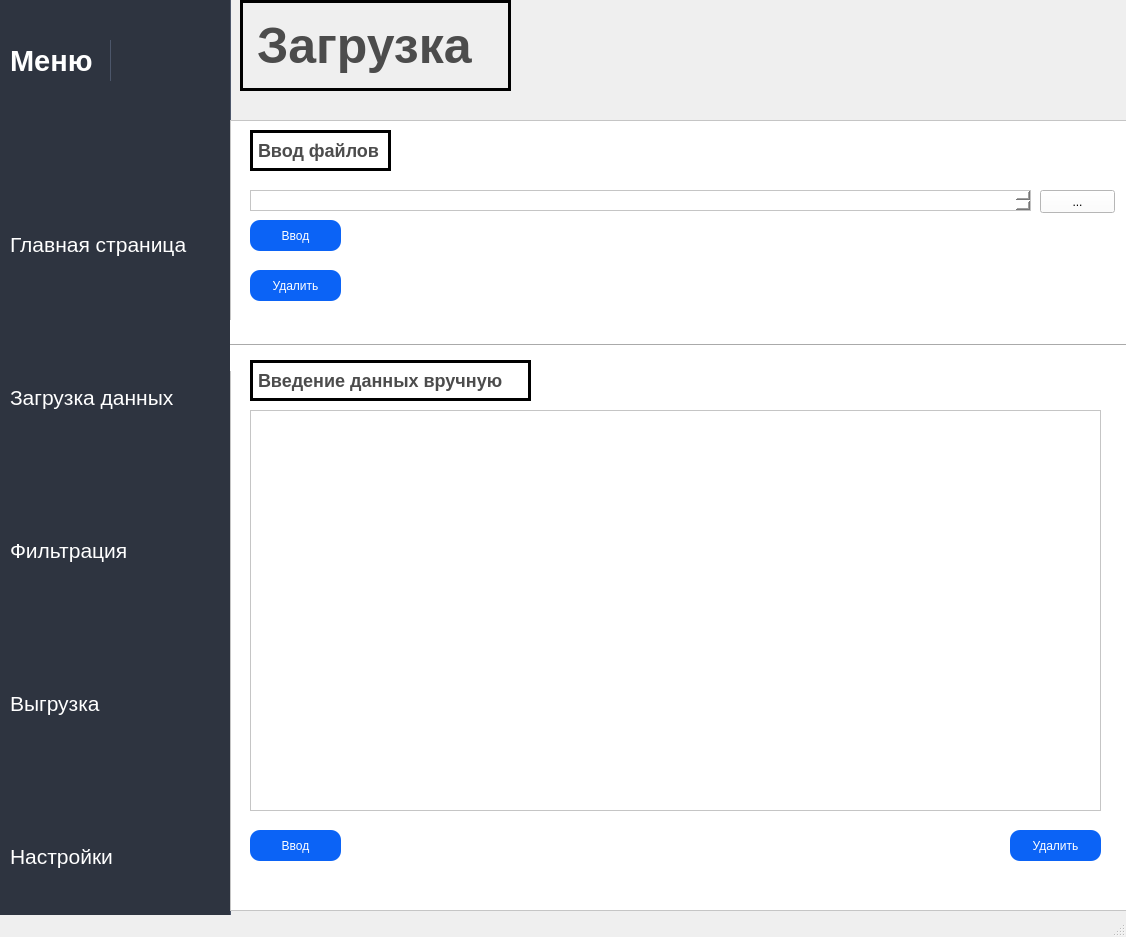
<?xml version="1.0" encoding="UTF-8"?>
<ui version="4.0">
 <class>MainWindow</class>
 <widget class="QMainWindow" name="MainWindow">
  <property name="geometry">
   <rect>
    <x>0</x>
    <y>0</y>
    <width>1126</width>
    <height>937</height>
   </rect>
  </property>
  <property name="windowTitle">
   <string>EyeSec</string>
  </property>
  <widget class="QWidget" name="centralwidget">
   <widget class="QFrame" name="frame">
    <property name="geometry">
     <rect>
      <x>0</x>
      <y>0</y>
      <width>231</width>
      <height>941</height>
     </rect>
    </property>
    <property name="layoutDirection">
     <enum>Qt::LeftToRight</enum>
    </property>
    <property name="styleSheet">
     <string notr="true">background-color: #2E3440;
border-right: 1px solid #4C566A;</string>
    </property>
    <property name="frameShape">
     <enum>QFrame::NoFrame</enum>
    </property>
    <widget class="QWidget" name="verticalLayoutWidget">
     <property name="geometry">
      <rect>
       <x>0</x>
       <y>120</y>
       <width>231</width>
       <height>861</height>
      </rect>
     </property>
     <layout class="QVBoxLayout" name="verticalLayout_2">
      <item>
       <widget class="QPushButton" name="pushButton_3">
        <property name="font">
         <font>
          <pointsize>16</pointsize>
         </font>
        </property>
        <property name="styleSheet">
         <string notr="true">QPushButton {
    text-align: left;
    padding: 10px;
    color: white;
    background-color: transparent;
    border: none;
}
QPushButton:hover {
    background-color: #4C566A;
}</string>
        </property>
        <property name="text">
         <string>Главная страница</string>
        </property>
       </widget>
      </item>
      <item>
       <widget class="QPushButton" name="pushButton_6">
        <property name="font">
         <font>
          <pointsize>16</pointsize>
         </font>
        </property>
        <property name="styleSheet">
         <string notr="true">QPushButton {
    text-align: left;
    padding: 10px;
    color: white;
    background-color: transparent;
    border: none;
}
QPushButton:hover {
    background-color: #4C566A;
}</string>
        </property>
        <property name="text">
         <string>Загрузка данных</string>
        </property>
       </widget>
      </item>
      <item>
       <widget class="QPushButton" name="pushButton_5">
        <property name="font">
         <font>
          <pointsize>16</pointsize>
         </font>
        </property>
        <property name="styleSheet">
         <string notr="true">QPushButton {
    text-align: left;
    padding: 10px;
    color: white;
    background-color: transparent;
    border: none;
}
QPushButton:hover {
    background-color: #4C566A;
}</string>
        </property>
        <property name="text">
         <string>Фильтрация</string>
        </property>
       </widget>
      </item>
      <item>
       <widget class="QPushButton" name="pushButton_4">
        <property name="font">
         <font>
          <pointsize>16</pointsize>
         </font>
        </property>
        <property name="styleSheet">
         <string notr="true">QPushButton {
    text-align: left;
    padding: 10px;
    color: white;
    background-color: transparent;
    border: none;
}
QPushButton:hover {
    background-color: #4C566A;
}</string>
        </property>
        <property name="text">
         <string>Выгрузка</string>
        </property>
       </widget>
      </item>
      <item>
       <widget class="QPushButton" name="pushButton_2">
        <property name="font">
         <font>
          <pointsize>16</pointsize>
         </font>
        </property>
        <property name="styleSheet">
         <string notr="true">QPushButton {
    text-align: left;
    padding: 10px;
    color: white;
    background-color: transparent;
    border: none;
}
QPushButton:hover {
    background-color: #4C566A;
}</string>
        </property>
        <property name="text">
         <string>Настройки</string>
        </property>
       </widget>
      </item>
     </layout>
    </widget>
    <widget class="QLabel" name="label_4">
     <property name="geometry">
      <rect>
       <x>10</x>
       <y>40</y>
       <width>101</width>
       <height>41</height>
      </rect>
     </property>
     <property name="font">
      <font>
       <family>Tahoma</family>
       <pointsize>22</pointsize>
       <weight>75</weight>
       <bold>true</bold>
      </font>
     </property>
     <property name="styleSheet">
      <string notr="true">color: rgb(255, 255, 255);
background-color: rgb(46, 52, 64);</string>
     </property>
     <property name="text">
      <string>Меню</string>
     </property>
    </widget>
   </widget>
   <widget class="QLabel" name="label">
    <property name="geometry">
     <rect>
      <x>240</x>
      <y>0</y>
      <width>271</width>
      <height>91</height>
     </rect>
    </property>
    <property name="styleSheet">
     <string notr="true">font-size: 50px;
font-weight: bold;
background: linear-gradient(45deg, #a855f7, #7c3aed);
color: rgb(76, 76, 76);
border: 3px solid black;</string>
    </property>
    <property name="text">
     <string>Загрузка</string>
    </property>
   </widget>
   <widget class="QFrame" name="frame_2">
    <property name="geometry">
     <rect>
      <x>230</x>
      <y>120</y>
      <width>1161</width>
      <height>791</height>
     </rect>
    </property>
    <property name="styleSheet">
     <string notr="true">background-color: rgb(255, 255, 255);</string>
    </property>
    <property name="frameShape">
     <enum>QFrame::StyledPanel</enum>
    </property>
    <property name="frameShadow">
     <enum>QFrame::Raised</enum>
    </property>
    <widget class="QTextEdit" name="textEdit">
     <property name="geometry">
      <rect>
       <x>20</x>
       <y>70</y>
       <width>781</width>
       <height>21</height>
      </rect>
     </property>
    </widget>
    <widget class="QPushButton" name="pushButton">
     <property name="geometry">
      <rect>
       <x>810</x>
       <y>70</y>
       <width>75</width>
       <height>23</height>
      </rect>
     </property>
     <property name="text">
      <string>...</string>
     </property>
    </widget>
    <widget class="Line" name="line">
     <property name="geometry">
      <rect>
       <x>-40</x>
       <y>200</y>
       <width>1221</width>
       <height>51</height>
      </rect>
     </property>
     <property name="orientation">
      <enum>Qt::Horizontal</enum>
     </property>
    </widget>
    <widget class="QLabel" name="label_2">
     <property name="geometry">
      <rect>
       <x>20</x>
       <y>10</y>
       <width>141</width>
       <height>41</height>
      </rect>
     </property>
     <property name="styleSheet">
      <string notr="true">font-size: 18px;
font-weight: bold;
background: linear-gradient(45deg, #a855f7, #7c3aed);
color: rgb(76, 76, 76);
border: 3px solid black;</string>
     </property>
     <property name="text">
      <string>Ввод файлов</string>
     </property>
    </widget>
    <widget class="QPushButton" name="pushButton_7">
     <property name="geometry">
      <rect>
       <x>20</x>
       <y>100</y>
       <width>91</width>
       <height>31</height>
      </rect>
     </property>
     <property name="styleSheet">
      <string notr="true">QPushButton {
    border-radius: 10px;
    color: white;
    transition: all 200ms linear;
    background: #0B63F6;
    position: relative;
}

QPushButton:hover {
    box-shadow: 2px 2px white, 4px 4px #FC63B5;
    margin-top: -4px;
    margin-left: -4px;
}</string>
     </property>
     <property name="text">
      <string>Ввод</string>
     </property>
    </widget>
    <widget class="QPushButton" name="pushButton_8">
     <property name="geometry">
      <rect>
       <x>20</x>
       <y>150</y>
       <width>91</width>
       <height>31</height>
      </rect>
     </property>
     <property name="styleSheet">
      <string notr="true">QPushButton {
    border-radius: 10px;
    color: white;
    transition: all 200ms linear;
    background: #0B63F6;
    position: relative;
}

QPushButton:hover {
    box-shadow: 2px 2px white, 4px 4px #FC63B5;
    margin-top: -4px;
    margin-left: -4px;
}</string>
     </property>
     <property name="text">
      <string>Удалить</string>
     </property>
    </widget>
    <widget class="QTextBrowser" name="textBrowser">
     <property name="geometry">
      <rect>
       <x>20</x>
       <y>290</y>
       <width>851</width>
       <height>401</height>
      </rect>
     </property>
    </widget>
    <widget class="QLabel" name="label_3">
     <property name="geometry">
      <rect>
       <x>20</x>
       <y>240</y>
       <width>281</width>
       <height>41</height>
      </rect>
     </property>
     <property name="styleSheet">
      <string notr="true">font-size: 18px;
font-weight: bold;
background: linear-gradient(45deg, #a855f7, #7c3aed);
color: rgb(76, 76, 76);
border: 3px solid black;</string>
     </property>
     <property name="text">
      <string>Введение данных вручную</string>
     </property>
    </widget>
    <widget class="QPushButton" name="pushButton_9">
     <property name="geometry">
      <rect>
       <x>20</x>
       <y>710</y>
       <width>91</width>
       <height>31</height>
      </rect>
     </property>
     <property name="styleSheet">
      <string notr="true">QPushButton {
    border-radius: 10px;
    color: white;
    transition: all 200ms linear;
    background: #0B63F6;
    position: relative;
}

QPushButton:hover {
    box-shadow: 2px 2px white, 4px 4px #FC63B5;
    margin-top: -4px;
    margin-left: -4px;
}</string>
     </property>
     <property name="text">
      <string>Ввод</string>
     </property>
    </widget>
    <widget class="QPushButton" name="pushButton_10">
     <property name="geometry">
      <rect>
       <x>780</x>
       <y>710</y>
       <width>91</width>
       <height>31</height>
      </rect>
     </property>
     <property name="styleSheet">
      <string notr="true">QPushButton {
    border-radius: 10px;
    color: white;
    transition: all 200ms linear;
    background: #0B63F6;
    position: relative;
}

QPushButton:hover {
    box-shadow: 2px 2px white, 4px 4px #FC63B5;
    margin-top: -4px;
    margin-left: -4px;
}</string>
     </property>
     <property name="text">
      <string>Удалить</string>
     </property>
    </widget>
   </widget>
   <widget class="QLabel" name="label_5">
    <property name="geometry">
     <rect>
      <x>520</x>
      <y>0</y>
      <width>91</width>
      <height>91</height>
     </rect>
    </property>
    <property name="text">
     <string/>
    </property>
    <property name="pixmap">
     <pixmap>istockphoto-845329690-612x612.jpg</pixmap>
    </property>
    <property name="scaledContents">
     <bool>true</bool>
    </property>
   </widget>
  </widget>
  <widget class="QMenuBar" name="menubar">
   <property name="geometry">
    <rect>
     <x>0</x>
     <y>0</y>
     <width>1126</width>
     <height>21</height>
    </rect>
   </property>
  </widget>
  <widget class="QStatusBar" name="statusbar"/>
 </widget>
 <resources/>
 <connections/>
</ui>
